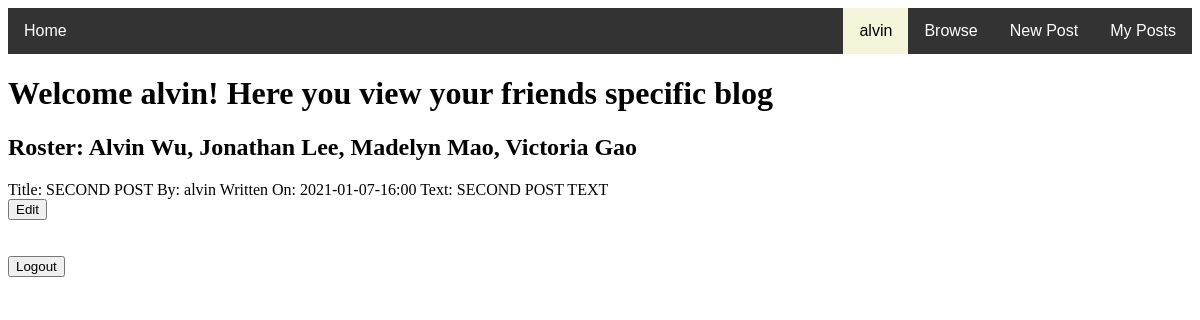
Page /post/1 (signed in) on the earlier database version.
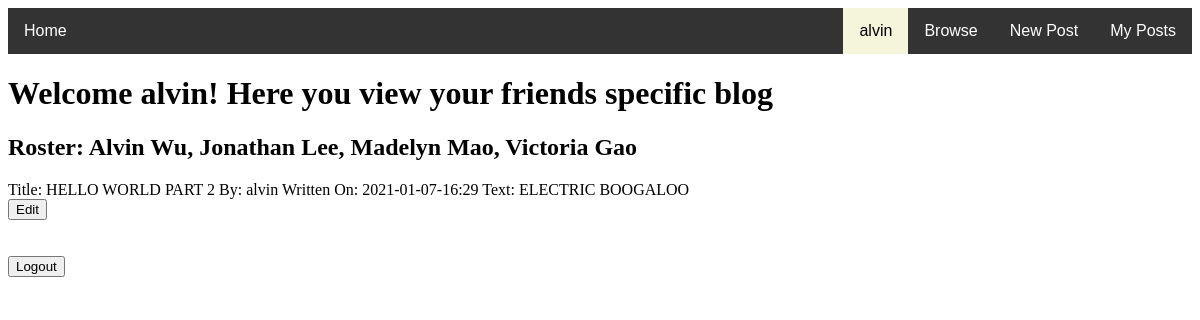
Same page on the later database version.
### tables this page shows
CREATE TABLE posts(ID Integer, UserID text, Title text, Text text, Date text);

### __init__.py (the view)
@app.route("/post/<posturl>") # changed from viewblog
def viewblogpost(posturl):
    if posturl.isnumeric(): # to avoid errors
        c = db.cursor()
        c.execute('SELECT UserID,Title, Text, Date FROM posts WHERE ID = \'' + str(posturl) + '\'') # gets the post info by ID
        postinfo = c.fetchall()[0]
        c.execute('SELECT Username FROM users WHERE ID = \'' + str(postinfo[0]) + '\'') # gets user by user ID from post
        userinfo = c.fetchall()
        userinfo = userinfo[0]
        c.close()
        print(postinfo[0])
        print(postinfo[1])
        print(postinfo[2])
        print(userinfo[0])
        if userinfo[0] == session['username']:
            return render_template('viewblogpost.html', title=postinfo[1], author=userinfo[0], body=postinfo[2], date=postinfo[3], status = True, allowEdit = True, user = session['username'], posturl = posturl)
        else:
            return render_template('viewblogpost.html', title=postinfo[1], author=userinfo[0], body=postinfo[2], date=postinfo[3], status = True, allowEdit = False, user = session['username'], posturl = posturl)
    else:
        return render_template('error.html', error='Not a valid blog post URL!')

### templates/viewblogpost.html (shortened to what this page needs)
<!DOCTYPE html>
<html>
{% extends "base.html" %}
{% block body %}
  <head>
  </head>
  <body>
   <h1> Welcome {{user}}! Here you view your friends specific blog </h1>
   <h2>
    Roster: Alvin Wu, Jonathan Lee, Madelyn Mao, Victoria Gao
    </h2>
Title: {{title}}
By: {{author}}
Written On: {{date}}
Text: {{body}}
{% if (allowEdit) %}
<form action="/post/{{posturl}}/edit">
<input type="submit" value="Edit">
</form>
{% endif %}
<br></br>
    <form action = "/logout">
	<input type = "submit" value ="Logout">
    </form>
  </body>
{% endblock %}

Differences in the rows shown:
changed posts: Title "SECOND POST" → "HELLO WORLD PART 2"; Date "2021-01-07-16:00" → "2021-01-07-16:29"; Text "SECOND POST TEXT" → "ELECTRIC BOOGALOO"
